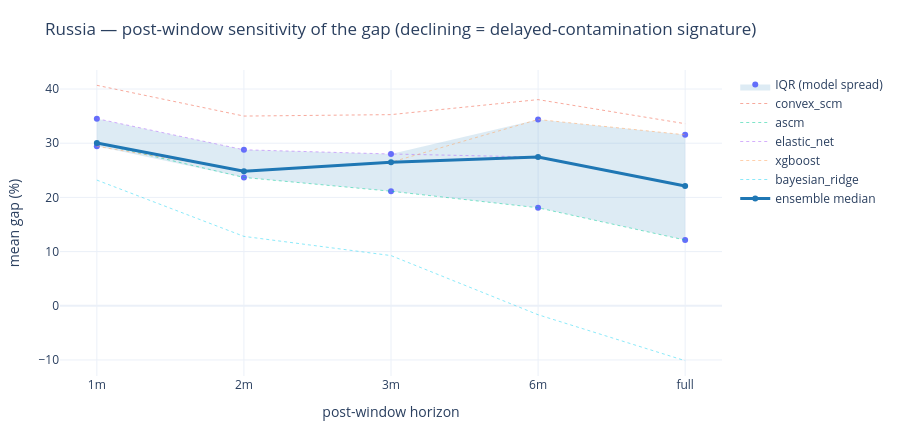
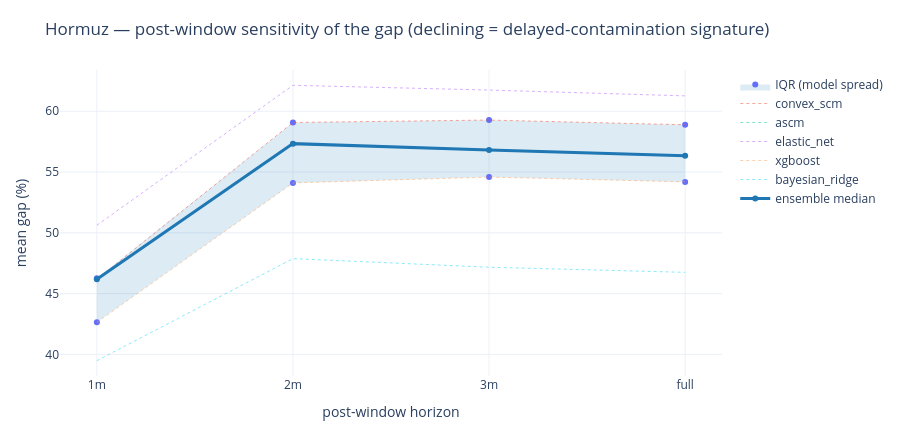

The notebook cell these images were saved under, in order:
### Code cell
import plotly.graph_objects as go
from lib.plotting import save_html

for event in EVENTS:
    sub = sens_df[sens_df['event'] == event].reset_index(drop=True)
    x = sub['horizon'].tolist()
    lo, hi = sub['iqr_lo'].tolist(), sub['iqr_hi'].tolist()
    fig = go.Figure()
    fig.add_trace(go.Scatter(x=x + x[::-1], y=hi + lo[::-1], fill='toself',
                             fillcolor='rgba(31,119,180,0.15)', line=dict(width=0),
                             name='IQR (model spread)', hoverinfo='skip'))
    for m in MODELS:
        if m in sub.columns:
            fig.add_trace(go.Scatter(x=x, y=sub[m], mode='lines', name=m,
                                     line=dict(width=1, dash='dot'), opacity=0.5))
    fig.add_trace(go.Scatter(x=x, y=sub['ens_median_gap_pct'], mode='lines+markers',
                             name='ensemble median', line=dict(color='#1f77b4', width=3)))
    fig.update_layout(title=f'{event.title()} — post-window sensitivity of the gap '
                            f'(declining = delayed-contamination signature)',
                      xaxis_title='post-window horizon', yaxis_title='mean gap (%)',
                      template='plotly_white', height=430,
                      margin=dict(t=70, b=40, l=60, r=40))
    save_html(fig, f'{event}_postwindow_sensitivity', ROOT / 'plots').show()

### Figure 1 — Plotly figure (JSON) as saved in the notebook; plotly's stock layout.template omitted (floating-point values rounded to 4 significant figures)
{"data": [{"fill": "toself", "fillcolor": "rgba(31,119,180,0.15)", "hoverinfo": "skip", "line": {"width": 0}, "name": "IQR (model spread)", "type": "scatter", "x": ["1m", "2m", "3m", "6m", "full", "full", "6m", "3m", "2m", "1m"], "y": [34.53, 28.78, 28.01, 34.37, 31.55, 12.13, 18.08, 21.14, 23.68, 29.43]}, {"line": {"dash": "dot", "width": 1}, "mode": "lines", "name": "convex_scm", "opacity": 0.5, "type": "scatter", "x": ["1m", "2m", "3m", "6m", "full"], "y": [40.68, 35.0, 35.27, 38.04, 33.6]}, {"line": {"dash": "dot", "width": 1}, "mode": "lines", "name": "ascm", "opacity": 0.5, "type": "scatter", "x": ["1m", "2m", "3m", "6m", "full"], "y": [30.02, 23.68, 21.14, 18.08, 12.13]}, {"line": {"dash": "dot", "width": 1}, "mode": "lines", "name": "elastic_net", "opacity": 0.5, "type": "scatter", "x": ["1m", "2m", "3m", "6m", "full"], "y": [34.53, 28.78, 28.01, 27.44, 22.11]}, {"line": {"dash": "dot", "width": 1}, "mode": "lines", "name": "xgboost", "opacity": 0.5, "type": "scatter", "x": ["1m", "2m", "3m", "6m", "full"], "y": [29.43, 24.82, 26.49, 34.37, 31.55]}, {"line": {"dash": "dot", "width": 1}, "mode": "lines", "name": "bayesian_ridge", "opacity": 0.5, "type": "scatter", "x": ["1m", "2m", "3m", "6m", "full"], "y": [23.19, 12.8, 9.261, -1.653, -10.13]}, {"line": {"color": "#1f77b4", "width": 3}, "mode": "lines+markers", "name": "ensemble median", "type": "scatter", "x": ["1m", "2m", "3m", "6m", "full"], "y": [30.02, 24.82, 26.49, 27.44, 22.11]}], "layout": {"height": 430, "margin": {"b": 40, "l": 60, "r": 40, "t": 70}, "title": {"text": "Russia — post-window sensitivity of the gap (declining = delayed-contamination signature)"}, "xaxis": {"title": {"text": "post-window horizon"}}, "yaxis": {"title": {"text": "mean gap (%)"}}}}

### Figure 2 — Plotly figure (JSON) as saved in the notebook; plotly's stock layout.template omitted (floating-point values rounded to 4 significant figures)
{"data": [{"fill": "toself", "fillcolor": "rgba(31,119,180,0.15)", "hoverinfo": "skip", "line": {"width": 0}, "name": "IQR (model spread)", "type": "scatter", "x": ["1m", "2m", "3m", "full", "full", "3m", "2m", "1m"], "y": [46.26, 59.08, 59.27, 58.89, 54.19, 54.58, 54.1, 42.63]}, {"line": {"dash": "dot", "width": 1}, "mode": "lines", "name": "convex_scm", "opacity": 0.5, "type": "scatter", "x": ["1m", "2m", "3m", "full"], "y": [46.18, 59.08, 59.27, 58.89]}, {"line": {"dash": "dot", "width": 1}, "mode": "lines", "name": "ascm", "opacity": 0.5, "type": "scatter", "x": ["1m", "2m", "3m", "full"], "y": [46.26, 57.34, 56.81, 56.34]}, {"line": {"dash": "dot", "width": 1}, "mode": "lines", "name": "elastic_net", "opacity": 0.5, "type": "scatter", "x": ["1m", "2m", "3m", "full"], "y": [50.62, 62.13, 61.74, 61.26]}, {"line": {"dash": "dot", "width": 1}, "mode": "lines", "name": "xgboost", "opacity": 0.5, "type": "scatter", "x": ["1m", "2m", "3m", "full"], "y": [42.63, 54.1, 54.58, 54.19]}, {"line": {"dash": "dot", "width": 1}, "mode": "lines", "name": "bayesian_ridge", "opacity": 0.5, "type": "scatter", "x": ["1m", "2m", "3m", "full"], "y": [39.48, 47.88, 47.17, 46.75]}, {"line": {"color": "#1f77b4", "width": 3}, "mode": "lines+markers", "name": "ensemble median", "type": "scatter", "x": ["1m", "2m", "3m", "full"], "y": [46.18, 57.34, 56.81, 56.34]}], "layout": {"height": 430, "margin": {"b": 40, "l": 60, "r": 40, "t": 70}, "title": {"text": "Hormuz — post-window sensitivity of the gap (declining = delayed-contamination signature)"}, "xaxis": {"title": {"text": "post-window horizon"}}, "yaxis": {"title": {"text": "mean gap (%)"}}}}
